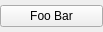
<?xml version="1.0" encoding="UTF-8"?>
<ui version="4.0">
 <class>qSlicerSequencesFooBarWidget</class>
 <widget class="QWidget" name="qSlicerSequencesFooBarWidget">
  <property name="geometry">
   <rect>
    <x>0</x>
    <y>0</y>
    <width>103</width>
    <height>32</height>
   </rect>
  </property>
  <property name="windowTitle">
   <string>Foo bar</string>
  </property>
  <layout class="QVBoxLayout" name="verticalLayout">
   <property name="margin">
    <number>0</number>
   </property>
   <item>
    <widget class="QPushButton" name="FooBarButton">
     <property name="text">
      <string>Foo Bar</string>
     </property>
    </widget>
   </item>
  </layout>
 </widget>
 <resources/>
 <connections/>
</ui>
